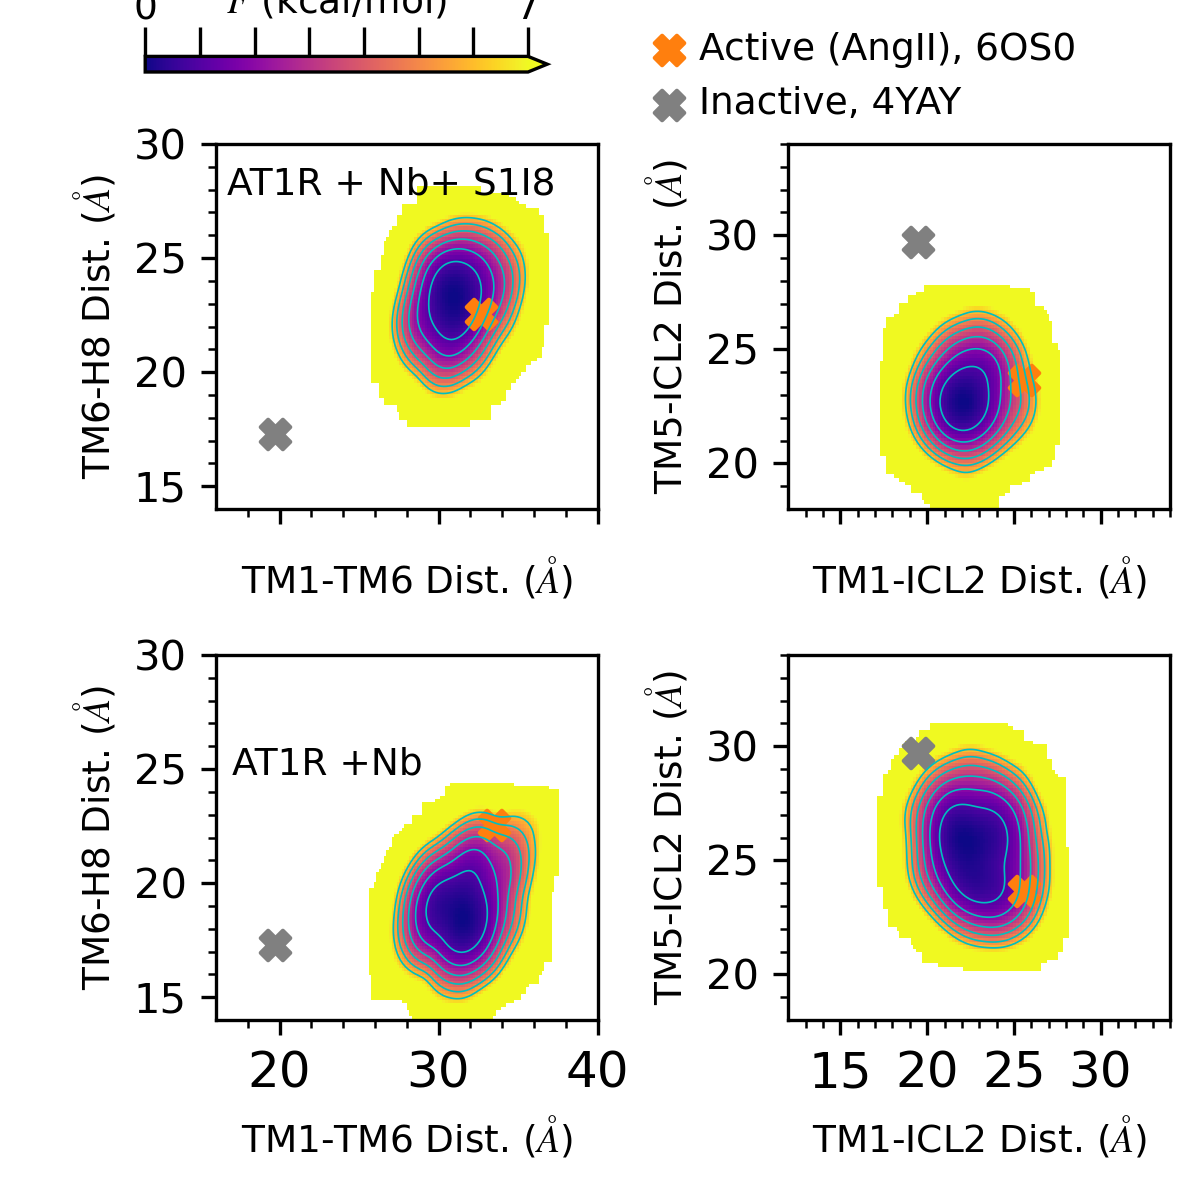

Python code for this plot:
#!/usr/bin/env python

from numpy import *
from matplotlib import *
import matplotlib.pyplot as plt
from matplotlib.ticker import MaxNLocator
from matplotlib.ticker import AutoMinorLocator
#from pandas import rolling_mean
import pandas as pd
import numpy as np
import matplotlib

params = {'legend.fontsize': 20,
          'legend.handlelength': 5}

matplotlib.rc('xtick', labelsize=9)
matplotlib.rc('ytick', labelsize=9)
#use('Agg')
font = {'family' : 'sans serif', 'size' : '9'}
rc('font', **font)
mathfont = {'fontset' : 'stix' ,'default' : 'it', 'it' : 'serif:italic'}
rc('mathtext', **mathfont)
rc('lines', linewidth=0.9)
#rc('text', usetex=True)
simplify = {'simplify_threshold' : '0.5'}
rc('path', **simplify)






#agonist_nanobody
#an_a = loadtxt('data/fes_data/with_agonist_nanobody/ST/fes_TM1TM6_TM6H8_reweight.dat')
#an_d=  loadtxt('data/fes_data/with_agonist_nanobody/ST/fes_TM1ICL2_TM5ICL2_reweight.dat')
#


an_a1 = loadtxt('data_Supp_figure_13/fes_data/with_agonist_nanobody/fes_TM1TM6_TM6H8_reweight.dat')
an_d1=  loadtxt('data_Supp_figure_13/fes_data/with_agonist_nanobody/fes_TM1ICL2_TM5ICL2_reweight.dat')

#nanobody only
#n_a = loadtxt('reweight/with_nanobody/ST/fes_TM1TM6_TM6H8_reweight.dat')
#n_d=  loadtxt('reweight/with_nanobody/ST/fes_TM1ICL2_TM5ICL2_reweight.dat')

n_a1 = loadtxt('data_Supp_figure_13/fes_data/with_nanobody_only/fes_TM1TM6_TM6H8_reweight.dat')
n_d1=  loadtxt('data_Supp_figure_13/fes_data/with_nanobody_only/fes_TM1ICL2_TM5ICL2_reweight.dat')


nx = 251
ny = 251
vmin = 0
vmax = 7
a_xlim=[16,32]
a_ylim=[14,28]

d_xlim=[12,34]
d_ylim=[18,34]
for i,data in enumerate((an_a1,an_d1,n_a1,n_d1)):
    x= (data[:,0].reshape((nx,ny)))*10
    y = (data[:,1].reshape((nx,ny)))*10
    z = (data[:,2].reshape((nx,ny)))/4.184
    ax = plt.subplot(2, 2, i+1)
    #ax.axis('equal')
    im = ax.pcolormesh(x,y,z, vmin=vmin, vmax=vmax, cmap='plasma')
    ax.contour(x,y,z, arange(0,vmax,1), colors='c', linewidths=0.4)
    #ax.text(-0.25, 0.95, letters[i], ha='left', transform=ax.transAxes, weight='bold', fontsize=8, fontname='sans-serif')
    #ax.text(0.065, 0.8, labels[i], ha='left', transform=ax.transAxes, fontsize=8)
    #ax.set_xlabel(r'$A$ (nm$^2$)', labelpad=1)
   # ax.set_ylabel(r'$r$ (nm)',labelpad=1)
    if i == 0:
        cax = plt.axes([0.121, 0.94, 0.335, 0.013])
        cb = plt.colorbar(im,extend='max',fraction=1.0,cax=cax,orientation='horizontal',ticklocation='top')
        cb.set_label('$F$ (kcal/mol)',labelpad=-5,fontsize=9)
        cb.set_ticks([0,1,2,3,4,5,6,7])
        cb.set_ticklabels(['0','','','','','','','7'])
        cb.ax.tick_params(length=7, width=0.8,pad=0)
        #cb2.ax.xaxis.set_tick_params(pad=30)

    if i%2 == 0:
        ax.set_xlim(a_xlim)
        ax.set_ylim(a_ylim)
        ax.set_xticks([20,30,40])
        ax.set_yticks([15,20,25,30])
        #ax.yaxis.set_major_locator(MaxNLocator(3))
        ax.yaxis.set_minor_locator(AutoMinorLocator(5))
        #ax.xaxis.set_major_locator(MaxNLocator(4))
        ax.xaxis.set_minor_locator(AutoMinorLocator(5))
    else:
        ax.set_xlim(d_xlim)
        ax.set_ylim(d_ylim)
        #ax.set_xticks([])
        ax.set_xticks([15,20,25,30])
        ax.set_yticks([20,25,30])
        #ax.yaxis.set_major_locator(MaxNLocator(4))
        ax.yaxis.set_minor_locator(AutoMinorLocator(5))
        #ax.xaxis.set_major_locator(MaxNLocator(4))
        ax.xaxis.set_minor_locator(AutoMinorLocator(5))

ax = plt.subplot(2,2,1)
plt.ylabel('TM6-H8 Dist. ($\AA$)', fontsize=9)
plt.text(27,29,'AT1R + Nb+ S1I8', fontsize=9, ha='center', va='top')
plt.scatter(32.65,22.56, marker='X',s=50, color='tab:orange', label='Active (AngII), 6OS0')
plt.scatter(19.70,17.30, marker='X',s=50, color='0.5', label='Inactive, 4YAY')
plt.legend(ncol=1,frameon=False,borderpad=None, loc='upper center', bbox_to_anchor=(1.7,1.4), markerscale=1 ,columnspacing=1.5, handletextpad=0.4, handlelength=0.8, fontsize=9)
plt.xlabel('TM1-TM6 Dist. ($\AA$)', fontsize=9)
ax.xaxis.set_ticklabels([])
ax.xaxis.set_ticklabels([])
#plt.xticks([])
plt.yticks(fontsize=10)


ax = plt.subplot(2,2,3)
plt.ylabel('TM6-H8 Dist. ($\AA$)', fontsize=9)
plt.text(23,26,'AT1R +Nb', fontsize=9, ha='center', va='top')
plt.scatter(33.48,22.56, marker='X',s=50, color='tab:orange')
plt.scatter(19.70,17.30, marker='X',s=50, color='0.5')
#ax.xaxis.set_ticklabels([])
#ax.xaxis.set_ticklabels([])
plt.xticks(fontsize=12)
plt.yticks(fontsize=10)
plt.xlabel('TM1-TM6 Dist. ($\AA$)', fontsize=9)


ax = plt.subplot(2,2,2)
plt.ylabel('TM5-ICL2 Dist. ($\AA$)', fontsize=9)
plt.scatter(25.57,23.65, marker='X',s=50, color='tab:orange')
plt.scatter(19.50,29.7, marker='X',s=50, color='0.5')
ax.xaxis.set_ticklabels([])
ax.xaxis.set_ticklabels([])
#plt.xticks([])
#plt.xlim(10,33)
plt.yticks(fontsize=10)
plt.xlabel('TM1-ICL2 Dist. ($\AA$)', fontsize=9)

ax = plt.subplot(2,2,4)
plt.ylabel('TM5-ICL2 Dist. ($\AA$)', fontsize=9)
plt.scatter(25.57,23.65, marker='X',s=50, color='tab:orange')
plt.scatter(19.50,29.7, marker='X',s=50, color='0.5')
#ax.xaxis.set_ticklabels([])
#ax.xaxis.set_ticklabels([])
plt.xticks(fontsize=12)
#plt.xlim(10,33)
plt.yticks(fontsize=10)
plt.yticks(fontsize=10)
plt.xlabel('TM1-ICL2 Dist. ($\AA$)', fontsize=9)
fig = plt.gcf()
plt.subplot
plt.subplots_adjust(top=0.88, bottom=0.15, left=0.18, right=0.975, hspace=0.4, wspace=0.50)
plt.Figure.set_size_inches(fig,(4, 4))
plt.savefig('Supp_figure_13.png', dpi=300)
#plt.savefig('time_evolution.svg', dpi=900, bbox_inches='tight')
plt.close()
